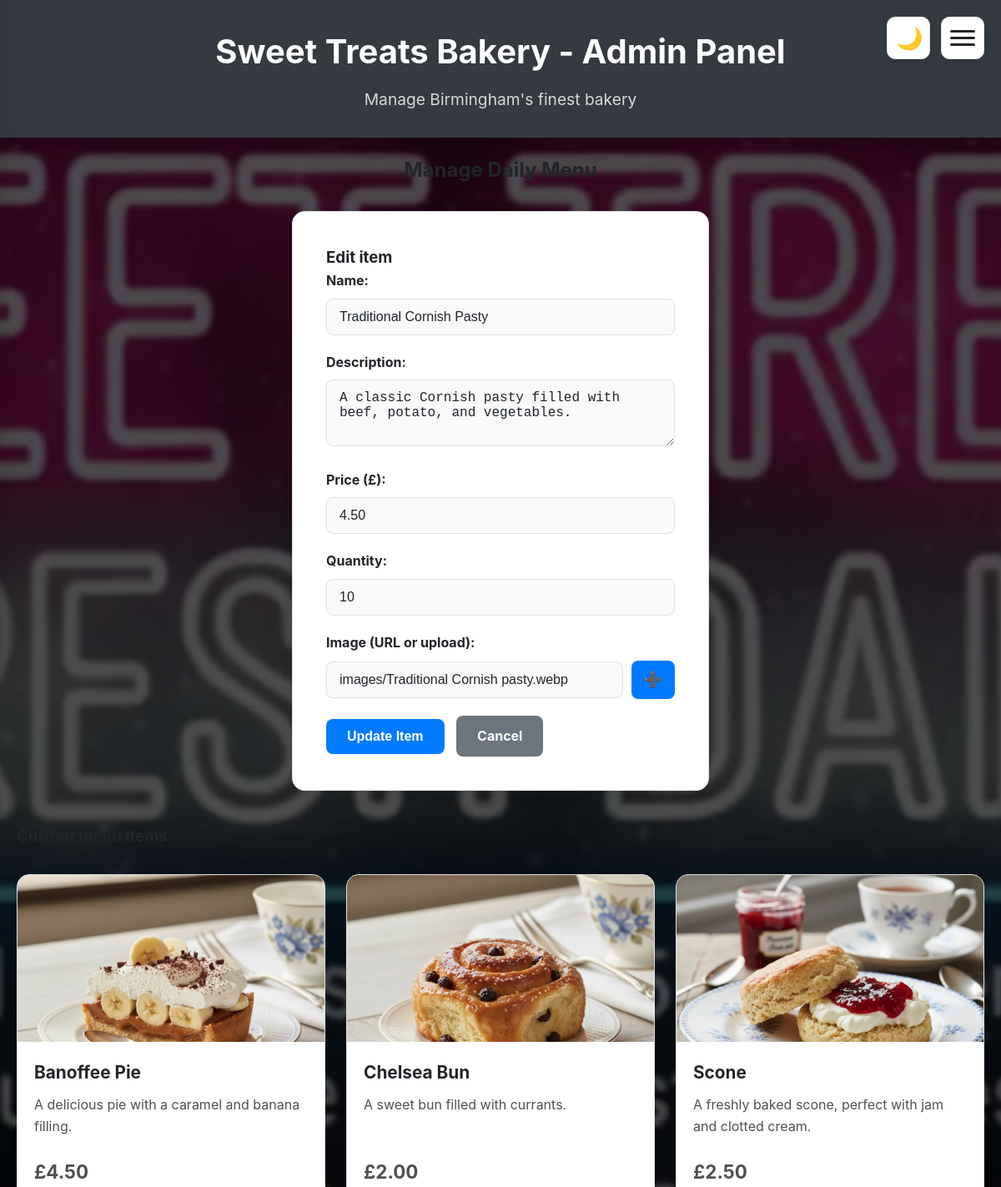
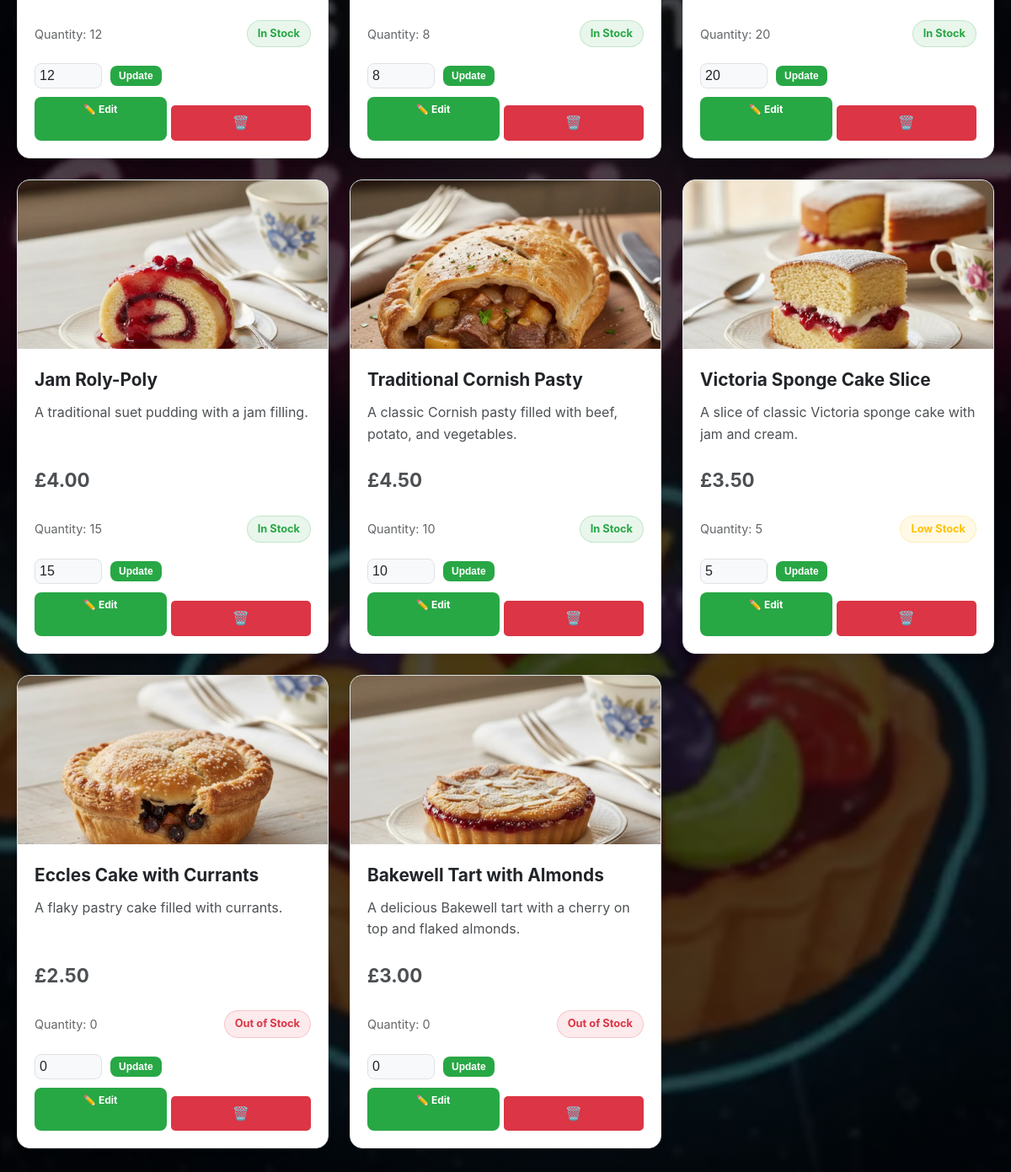
The page /manage_menu.php?edit=1 (signed in) on the database its author committed (2 pictures, top to bottom).
### tables this page shows
CREATE TABLE `menu_items` (
  `id` int(11) NOT NULL,
  `item_name` varchar(100) NOT NULL,
  `description` text NOT NULL,
  `price` decimal(10,2) NOT NULL,
  `quantity` int(11) NOT NULL,
  `stock_status` varchar(20) NOT NULL,
  `image_url` varchar(255) DEFAULT NULL
);

### manage_menu.php (the view, shortened to what this page needs)
<?php
$edit_item = null;
if (isset($_GET['edit'])) {
    $edit_id = intval($_GET['edit']);
    $edit_query = "SELECT * FROM menu_items WHERE id = $edit_id";
    $edit_result = mysqli_query($conn, $edit_query);
    $edit_item = mysqli_fetch_assoc($edit_result);
}
$query = "SELECT * FROM menu_items ORDER BY stock_status ASC, id DESC";
$result = mysqli_query($conn, $query);
?>
<!DOCTYPE html>
<html lang="en">
<head>
    <link rel="stylesheet" href="css/style.css">
</head>
<body data-logged-in="true" data-is-admin="true" style="background: linear-gradient(rgba(0, 0, 0, 0.7), rgba(0, 0, 0, 0.7)), url('images/sweet_bakery.webp'); background-size: cover; background-position: center; background-attachment: fixed;">
    <header>
        <h1>Sweet Treats Bakery - Admin Panel</h1>
        <p>Manage Birmingham's finest bakery</p>
    </header>
    <div class="container">
        <h2 class="text-center mb-30">Manage Daily Menu</h2>
        <div class="menu-form">
            <h3><?php echo $edit_item ? 'Edit item' : 'Add new item'; ?></h3>
            <form method="POST" enctype="multipart/form-data">
                <div class="form-group">
                    <label for="item_name">Name:</label>
                    <input type="text" id="item_name" name="item_name" value="<?php echo $edit_item ? htmlspecialchars($edit_item['item_name']) : ''; ?>" required>
                </div>
                <div class="form-group">
                    <label for="description">Description:</label>
                    <textarea id="description" name="description" rows="3" required><?php echo $edit_item ? htmlspecialchars($edit_item['description']) : ''; ?></textarea>
                </div>
                <div class="form-group">
                    <label for="price">Price (£):</label>
                    <input type="number" id="price" name="price" step="0.01" min="0" value="<?php echo $edit_item ? $edit_item['price'] : ''; ?>" required>
                </div>
                <div class="form-group">
                    <label for="quantity">Quantity:</label>
                    <input type="number" id="quantity" name="quantity" min="0" value="<?php echo $edit_item ? $edit_item['quantity'] : ''; ?>" required>
                </div>
                <div class="form-group">
                    <label for="image_url">Image (URL or upload):</label>
                    <div style="display: flex; gap: 10px; align-items: center;">
                        <input type="text" id="image_url" name="image_url" placeholder="images/item-name.jpg" value="<?php echo $edit_item ? $edit_item['image_url'] : ''; ?>" style="flex: 1;">
                        <button type="button" onclick="document.getElementById('image_file').click()" style="padding: 12px 15px; background: var(--btn-bg); color: white; border: none; border-radius: 8px; cursor: pointer; font-size: 18px;">➕</button>
                    </div>
                </div>
                <button type="submit" name="<?php echo $edit_item ? 'edit_item' : 'add_item'; ?>" class="btn"><?php echo $edit_item ? 'Update Item' : 'Add Menu Item'; ?></button>
                <?php if ($edit_item): ?>
                    <a href="manage_menu.php" class="btn btn-cancel" style="margin-left: 10px;">Cancel</a>
                <?php endif; ?>
            </form>
        </div>
        <h3 class="mt-40 mb-20">Current menu items</h3>
        <?php if (mysqli_num_rows($result) > 0): ?>
            <div class="menu-grid">
                <?php while ($row = mysqli_fetch_assoc($result)): ?>
                    <div class="menu-item">
                        <?php if (!empty($row['image_url'])): ?>
                            <img src="<?php echo $row['image_url']; ?>" alt="<?php echo $row['item_name']; ?>">
                        <?php endif; ?>
                        <div class="menu-content">
                            <h3><?php echo $row['item_name']; ?></h3>
                            <p><?php echo $row['description']; ?></p>
                            <p class="price">£<?php echo number_format($row['price'], 2); ?></p>
                            <div class="stock-info">
                                <span class="quantity">Quantity: <?php echo $row['quantity']; ?></span>
                                <span class="stock-status <?php echo strtolower(str_replace(' ', '-', $row['stock_status'])); ?>">
                                    <?php echo $row['stock_status']; ?>
                                </span>
                            </div>
                            <form method="POST" class="update-stock-form">
                                <div>
                                    <input type="number" name="new_quantity" value="<?php echo $row['quantity']; ?>" min="0">
                                    <button type="submit" name="update_stock" class="btn btn-update">Update</button>
                                </div>
                            </form>
                            <div style="display: flex; gap: 5px;">
                                <a href="?edit=<?php echo $row['id']; ?>" class="btn btn-update" style="flex: 1; text-align: center;">✏️ Edit</a>
                                <a href="?delete=<?php echo $row['id']; ?>" onclick="return confirm('Delete?')" class="btn btn-delete" style="flex: 1;">🗑️</a>
                            </div>
                        </div>
                    </div>
                <?php endwhile; ?>
            </div>
        <?php else: ?>
            <p class="no-items">No menu items yet. Add some items above!</p>
        <?php endif; ?>
    </div>
</body>
</html>

### css/style.css (style rules this page uses)
* { margin: 0; padding: 0; box-sizing: border-box; }
:root { --main-bg: #f8f9fa; --card-bg: #ffffff; --text-color: #212529; --header-bg: #343a40; --btn-bg: #007bff; --btn-hover: #0056b3; --error-color: #dc3545; --warning-color: #ffc107; --success-color: #28a745; --border-color: #dee2e6; }
body { font-family: -apple-system, BlinkMacSystemFont, "Segoe UI", Roboto, "Helvetica Neue", Arial, sans-serif; background-color: var(--main-bg); color: var(--text-color); line-height: 1.6; min-height: 100vh; margin: 0; padding: 0; transition: background-color 0.3s, color 0.3s; }
.container { max-width: 1200px; margin: 0 auto; padding: 20px; }
header { background: var(--header-bg); color: white; padding: 30px 0; text-align: center; box-shadow: 0 4px 8px rgba(0, 0, 0, 0.1); }
header h1 { font-size: 2.5em; margin-bottom: 10px; }
header p { font-size: 1.2em; opacity: 0.8; }
.btn { display: inline-block; background: var(--btn-bg); color: white; padding: 12px 25px; text-decoration: none; border-radius: 8px; font-weight: bold; border: none; cursor: pointer; font-size: 16px; transition: background-color 0.2s ease, transform 0.2s ease; }
.login-form, .menu-form, .feedback-form, .register-form { background: var(--card-bg); border: 1px solid var(--border-color); padding: 40px; border-radius: 15px; box-shadow: 0 8px 16px rgba(0, 0, 0, 0.05); max-width: 500px; margin: 30px auto; }
.form-group { margin-bottom: 20px; }
label { display: block; margin-bottom: 8px; font-weight: bold; color: var(--text-color); }
input, textarea, select { width: 100%; padding: 12px 15px; border: 1px solid var(--border-color); border-radius: 8px; font-size: 16px; background-color: var(--main-bg); color: var(--text-color); transition: all 0.3s ease; }
input::placeholder, textarea::placeholder { color: var(--text-color); opacity: 0.7; }
.menu-grid { display: grid; grid-template-columns: repeat(auto-fit, minmax(350px, 1fr)); gap: 25px; margin: 30px 0; }
.menu-item { background: var(--card-bg); border: 1px solid var(--border-color); border-radius: 15px; overflow: hidden; box-shadow: 0 4px 8px rgba(0, 0, 0, 0.05); transition: all 0.3s ease; display: flex; flex-direction: column; }
.menu-item img { width: 100%; height: 200px; object-fit: cover; }
.menu-content { padding: 20px; display: flex; flex-direction: column; flex: 1; }
.menu-item h3 { color: var(--text-color); margin-bottom: 10px; font-size: 1.3em; }
.menu-item p { color: var(--text-color); opacity: 0.8; margin-bottom: 15px; }
.menu-content > p:first-of-type { height: 60px; overflow: hidden; text-overflow: ellipsis; display: -webkit-box; -webkit-line-clamp: 3; -webkit-box-orient: vertical; }
.price { font-weight: bold; color: var(--text-color); font-size: 1.4em; margin-bottom: 10px; }
.stock-info { display: flex; justify-content: space-between; align-items: center; margin: 10px 0; height: 30px; }
.quantity { font-size: 0.9em; color: var(--text-color); opacity: 0.7; }
.stock-status { padding: 5px 12px; border-radius: 20px; font-size: 0.8em; font-weight: bold; }
.stock-status.in-stock { background-color: rgba(40, 167, 69, 0.1); color: var(--success-color); border: 1px solid rgba(40, 167, 69, 0.2); }
.stock-status.low-stock { background-color: rgba(255, 193, 7, 0.1); color: var(--warning-color); border: 1px solid rgba(255, 193, 7, 0.2); }
.stock-status.out-of-stock { background-color: rgba(220, 53, 69, 0.1); color: var(--error-color); border: 1px solid rgba(220, 53, 69, 0.2); }
.text-center { text-align: center; }
.mb-20 { margin-bottom: 20px; }
.mt-40 { margin-top: 40px; }
.mb-30 { margin-bottom: 30px; }
.update-stock-form { margin-top: auto; padding-top: 10px; height: 50px; }
.update-stock-form div { display: flex; gap: 10px; align-items: center; }
.update-stock-form input { width: 80px; padding: 5px; }
.btn-update { background-color: var(--success-color); padding: 5px 10px; font-size: 12px; }
.btn-delete { background-color: var(--error-color); color: white; padding: 8px 15px; text-decoration: none; border-radius: 5px; display: block; width: 100%; text-align: center; margin-top: 10px; }
.btn-cancel { background-color: #6c757d; margin-left: 10px; }

### rows shown on the page
menu_items: item_name "Traditional Cornish Pasty", description "A classic Cornish pasty filled with beef, potato, and vegetables.", price "4.50", quantity "10", image_url "images/Traditional Cornish pasty.webp", image_url (picture), stock_status "In Stock", new_quantity "10"
menu_items: image_url+item_name (picture), item_name "Banoffee Pie", description "A delicious pie with a caramel and banana filling.", price "4.50", quantity "12", stock_status "In Stock", new_quantity "12"
menu_items: image_url+item_name (picture), item_name "Chelsea Bun", description "A sweet bun filled with currants.", price "2.00", quantity "8", stock_status "In Stock", new_quantity "8"
menu_items: image_url+item_name (picture), item_name "Scone", description "A freshly baked scone, perfect with jam and clotted cream.", price "2.50", quantity "20", stock_status "In Stock", new_quantity "20"
menu_items: image_url+item_name (picture), item_name "Jam Roly-Poly", description "A traditional suet pudding with a jam filling.", price "4.00", quantity "15", stock_status "In Stock", new_quantity "15"
menu_items: image_url (picture), item_name "Victoria Sponge Cake Slice", description "A slice of classic Victoria sponge cake with jam and cream.", price "3.50", quantity "5", stock_status "Low Stock", new_quantity "5"
menu_items: image_url (picture), item_name "Eccles Cake with Currants", description "A flaky pastry cake filled with currants.", price "2.50", quantity "0", stock_status "Out of Stock", new_quantity "0"
menu_items: image_url (picture), item_name "Bakewell Tart with Almonds", description "A delicious Bakewell tart with a cherry on top and flaked almonds.", price "3.00", quantity "0", stock_status "Out of Stock", new_quantity "0"
